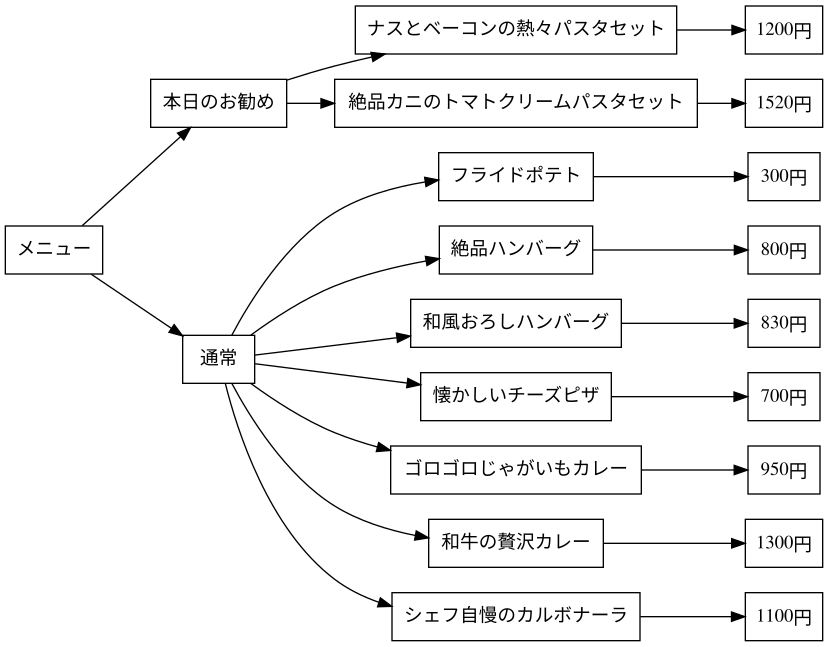

This chart was generated by the following Python code:
import json, graphviz
# JSONデータを読み込む --- (※1)
with open('excel-menu-norm.json', encoding='utf-8') as fp:
    menu_data = json.load(fp)
# グラフを作成 --- (※2)
g = graphviz.Digraph('G', format='svg', filename='menu_graph')
g.attr(rankdir='LR')
g.attr('node', shape='record')
g.node('メニュー')
mtype_dic = {}
# メニューを一つずつ追加していく --- (※3)
for menu in menu_data:
    # 「本日のお勧め」か「通常」を指定
    if menu['mtype'] not in mtype_dic:
         mtype_dic[menu['mtype']] = True
         g.edge('メニュー', menu['mtype'])
    # メニューを追加
    g.edge(menu['mtype'], menu['name'])
    g.edge(menu['name'], str(menu['price']) + "円")
g.view()
